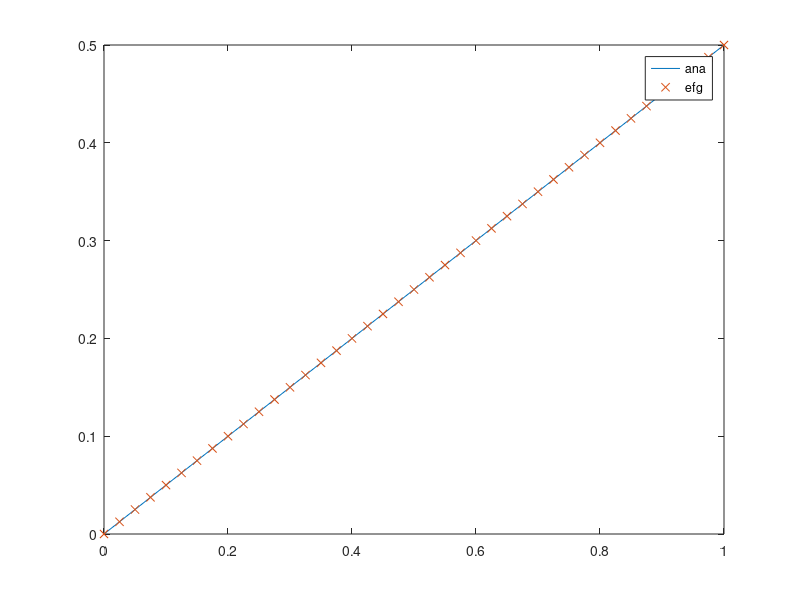
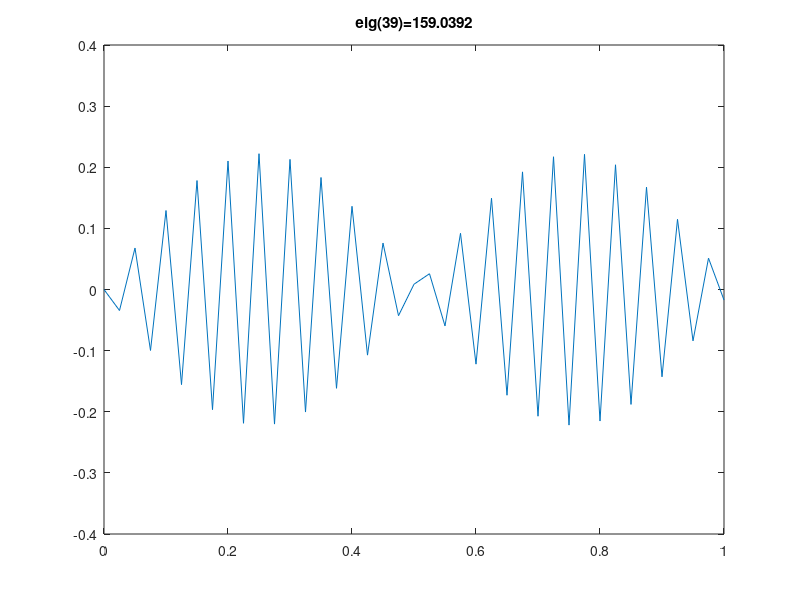

Source code (MATLAB) for these figures, in order:

clear;

%%
L = 1.0;

x = linspace(0,L,41).';
dx = x(2) - x(1);
xc = 0.5 * (x(1:end-1)+x(2:end));



nnodes = length(x);
ncells = nnodes - 1;

% 
E = 1.0;
area = 1.0;

%
dmax = 2.0;
dm = dmax * dx * ones(nnodes,1);

% gauss points, weights, jacobian for each cell
ng = 2;
gg = [];
if 0
	jac = dx / 2;
	weight = 2;
	gg = xc;
end
if ng == 2
	jac = dx / 2;
	weight = 1;
	gg = [xc-0.5*dx*sqrt(1/3), xc+0.5*dx*sqrt(1/3)];
end
if 0
    jac = dx / 2;
    nn = 50;
    weight = 2 / nn;
    for ii = 1:nn
        xx = xc - 0.5*dx + (ii-0.5)*(dx/nn);
        gg = [gg;xx];
    end
end

% add endpoint
nlag = 2;
% gg = [0.0; gg];
if nlag > 1
    % gg = [gg;L];
end


if 1
	figure;
	plot(x,zeros(size(x)),'+-', gg(:),zeros(size(gg(:))),'x');
	pause;
end


%%
K = zeros(nnodes);
f = zeros(nnodes,1);
G = zeros(nnodes,2);

for i = 1:ncells
    for j = 1:ng
        xg = gg(i,j);
        
        ia = i;
        ib = i+1;
        xa = x(ia);
        xb = x(ib);
        
        phi = zeros(nnodes,1);
        phi(ia) = (xb-xg)/dx;
        phi(ib) = (xg-xa)/dx;
        
        dphi = zeros(nnodes,1);
        dphi(ia) = -1/dx;
        dphi(ib) = 1/dx;
        
        % integ point, assemble K,f
        K = K + (weight*E*area*jac)*(dphi*dphi');
        % fbody = area * xg;
        fbody = area * 0;
        f = f + (weight*fbody*jac)*phi;
    end
end

G(1,1) = -1;
G(nnodes,2) = -1;


% q = [0];
q = [0.0;-0.5];

mat = [ K, G; G', zeros(2) ];
rhs = [ f; q ];
sol = mat \ rhs;

u = sol(1:nnodes);

% uana = 1/E * (1/2*x - 1/6*x.^3);
uana = 0.5 * x;

if 1
	% figure;
	plot(x,uana,'-', x,u,'x');
	legend('ana','efg');
end

if 1
	% neig = 20;
	neig = nnodes - 2;
	% Ktan = mat;
	Ktan = K; Ktan(1,1) = 1.0e10;
	[v,d] = eigs(Ktan,neig,'sa');
	figure;
	for i = 1:neig
		vv = v(:,i);
		% vv = vv(1:end-1);
		dd = d(i,i);
		plot(x,vv);
		title(['eig(',int2str(i),')=',num2str(dd)]);
		pause;
	end
end





